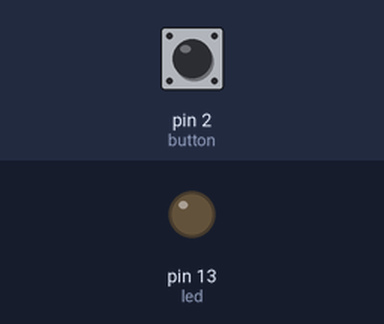
Recording of a sketch running on a simulated Arduino Uno, built with avr-gcc and run on an emulated ATmega328P. Parts: output pins drawn as LEDs (lit = HIGH). The inputs (shaded band) are chosen by the test bench; at power-on: pin 2 (button) HIGH.

Above: at 1.2 s.
1.3 s: pin 2 (button) pulled LOW for 0.15 s
At 1.37 s:
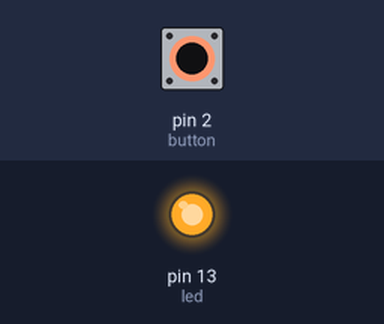
2.9 s: pin 2 (button) pulled LOW for 3.2 s
At 7.2 s:
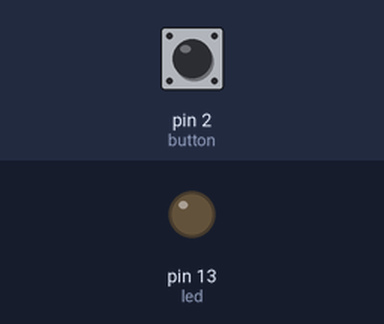
Timing chart, 0 to 8.7 s (numbered marks = the images above; inputs shaded):
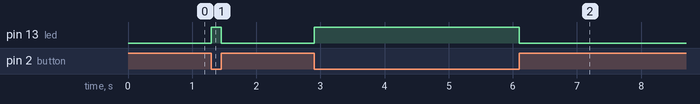

The sketch:

HelloArduino.ino
```cpp
#define led 13
#define button 2
int buttonState = 0;

void setup()
{
  pinMode(led, OUTPUT);
  pinMode(button, INPUT);
  digitalWrite(button, HIGH);
}

void loop()
{
  buttonState = digitalRead(button);
  digitalWrite(led, 1 - buttonState);
}
```

Measured:
- after the input at 1.3 s, pin 13 (led): LOW → HIGH at once, → LOW 0.15 s later
- after the input at 2.9 s, pin 13 (led): LOW → HIGH at once, → LOW 3.2 s later
